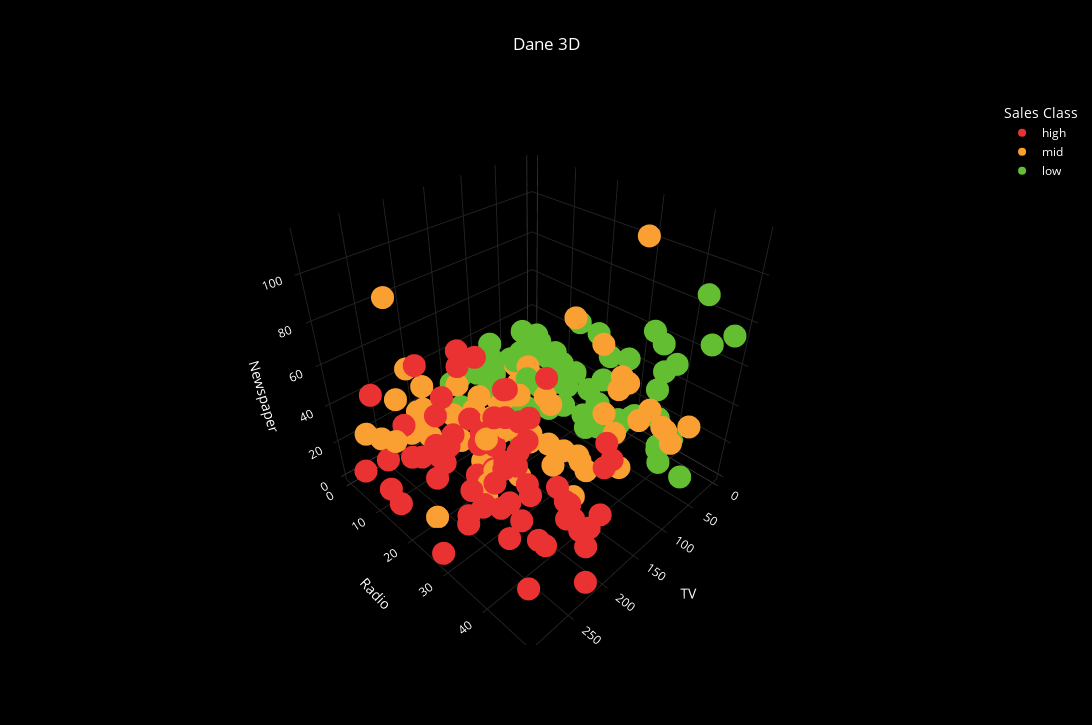

Notebook cell for this chart:
### Code cell
import plotly.express as px

fig = px.scatter_3d(
    data_frame=data,
    x='TV',
    y='Radio',
    z='Newspaper',
    color='Sales Class',
    color_discrete_map={
        'low': 'rgb(100, 190, 50)', 
        'mid': 'rgb(250, 160, 50)',
        'high': 'rgb(235, 50, 50)',
    },
    category_orders={'Sales Class': ['high', 'mid', 'low']},
    title='Dane 3D'
)

fig.update_layout(
    scene=dict(
        xaxis=dict(title='TV', backgroundcolor='black', gridcolor='#222', zerolinecolor='#444', color='white'),
        yaxis=dict(title='Radio', backgroundcolor='black', gridcolor='#222', zerolinecolor='#444', color='white'),
        zaxis=dict(title='Newspaper',  backgroundcolor='black', gridcolor='#222', zerolinecolor='#444', color='white'),
        bgcolor='black'
    ),
    width=1300,
    height=725,
    paper_bgcolor='black',
    font_color='white',
    title_x=0.5
)

fig.show()
